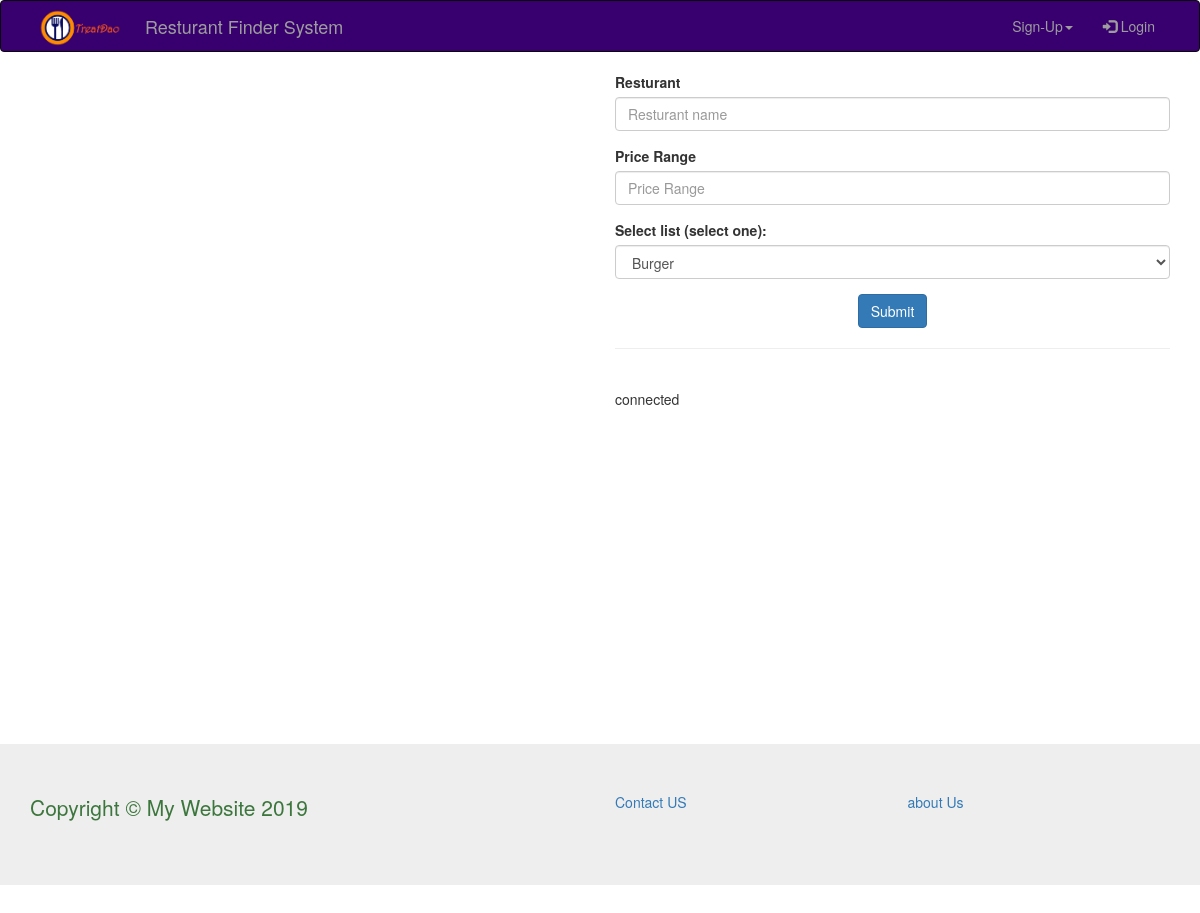
Before: / with the older database file.
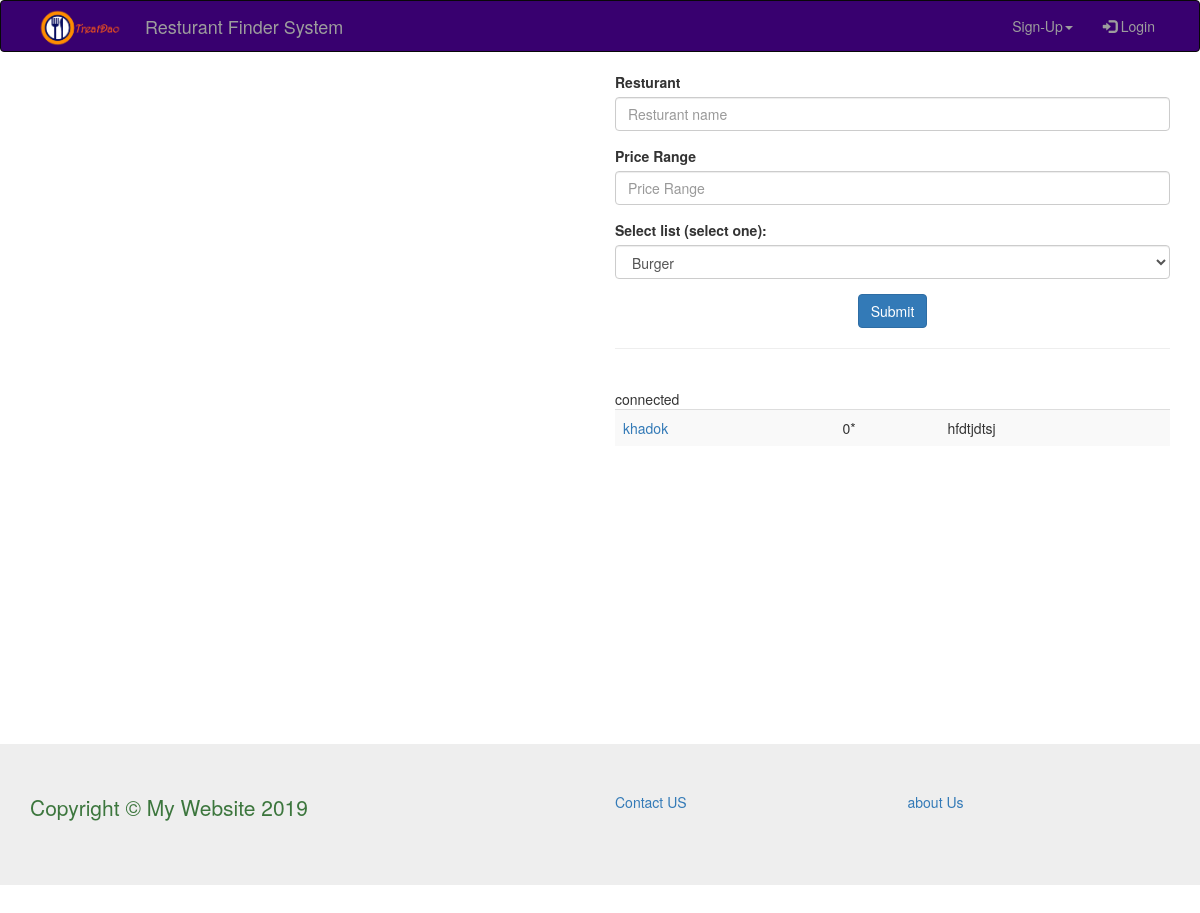
After: the same page with the newer database file.
### tables this page shows
CREATE TABLE `r_signup` (
  `id` int(255) NOT NULL,
  `r_name` varchar(255) NOT NULL,
  `r_address` varchar(255) NOT NULL,
  `mobile_num` int(255) NOT NULL,
  `email` varchar(255) NOT NULL,
  `r_password` varchar(255) NOT NULL,
  `rating` float NOT NULL,
  `r_img` text NOT NULL
);

### restaurant_list.php (the view)
<?php include "server_connect.php" ?>
<?php
	$query = "SELECT * FROM r_signup";
  ?>
				<table class="table table-hover table-striped">
						<?php
							$select_posts = mysqli_query($db,$query);
							while ($row = mysqli_fetch_assoc($select_posts)){
								$r_name = $row['r_name'];
								$rating = $row['rating'];
								$address = $row['r_address'];
							echo "<tr>";
							echo "<td> <a href = 'restaurant_home.php'>{$r_name}</a></td>";
							echo "<td>{$rating}*</td>";
							echo "<td>{$address}</td>";
							echo "</tr>";
						}
						?>
				</table>

Changed rows visible on the page:
added r_signup: r_name "khadok", rating "0", r_address "hfdtjdtsj"
